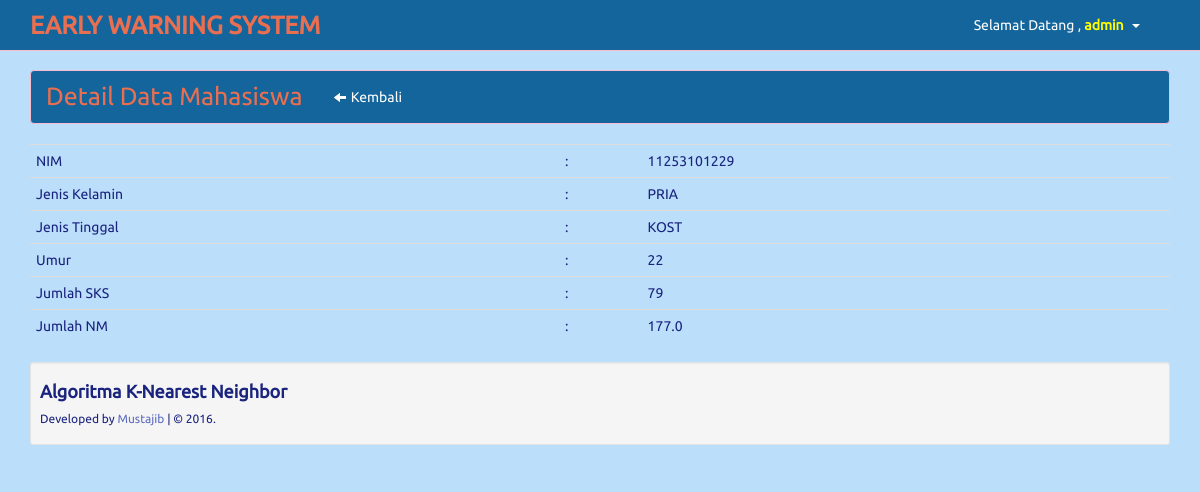
Screenshot of /admin/det_mahasiswa.php?nim=11253101229 (signed in) with the database file from the repository.
### tables this page shows
CREATE TABLE IF NOT EXISTS `mahasiswa` (
  `nim` varchar(15) NOT NULL,
  `Jenis_Kelamin` varchar(20) NOT NULL,
  `Jenis_Tinggal` varchar(40) NOT NULL,
  `Umur` int(3) NOT NULL,
  `Jumlah_NM` decimal(4,1) NOT NULL,
  `Jumlah_SKS` int(3) NOT NULL,
  `IPK` decimal(4,1) NOT NULL,
  `Nilai` varchar(20) NOT NULL,
  PRIMARY KEY (`nim`)
);

### admin/det_mahasiswa.php (the view)
<?php
include 'header.php';
?>
<div class="clearfix">
<div class="row">
  <div class="col-lg-12">
	<div class="navbar navbar-inverse">
		<div class="container">
			<div class="navbar-header">
				<a class="navbar-brand" href="http://localhost/KNN/admin/det_mahasiswa.php"> Detail Data Mahasiswa</a>
			</div>
			<div class="navbar-collapse collapse navbar-inverse-collapse" style="margin-right: -20px">
			<ul class="nav navbar-nav">
				<li><a class="btn" href="mahasiswa.php"><i class="icon-arrow-left icon-white"> </i> Kembali</a></li>
			</ul>
<?php
$nim=mysql_real_escape_string($_GET['nim']);
$det=mysql_query("select * from mahasiswa where nim='$nim'")or die(mysql_error());
while($d=mysql_fetch_array($det)){
	?>
	</div>
</div>
</div>
	<table class="table">
		<tr>
			<td>NIM</td>
			<td>:</td>
			<td><?php echo $d['nim'] ?></td>
			</tr>
			<tr>
			<td>Jenis Kelamin</td>
			<td>:</td>
			<td><?php echo $d['Jenis_Kelamin'] ?></td>
			</tr>
			<tr>
			<td>Jenis Tinggal</td>
			<td>:</td>
			<td><?php echo $d['Jenis_Tinggal'] ?></td>
			</tr>
			<tr>
			<td>Umur</td>
			<td>:</td>
			<td><?php echo $d['Umur'] ?></td>
			</tr>
			<tr>
			<td>Jumlah SKS</td>
			<td>:</td>
			<td><?php echo $d['Jumlah_SKS'] ?></td>
			</tr>
			<tr>
			<td>Jumlah NM</td>
			<td>:</td>
			<td><?php echo $d['Jumlah_NM'] ?></td>
		</tr>
	</table>
	<?php
}
?>
</div></div></div>
<?php include 'footer.php'; ?>

### rows the page displays
mahasiswa: nim "11253101229", Jenis_Kelamin "PRIA", Jenis_Tinggal "KOST", Umur "22", Jumlah_SKS "79", Jumlah_NM "177.0"

### other values shown
$_SESSION['uname'] "admin"
